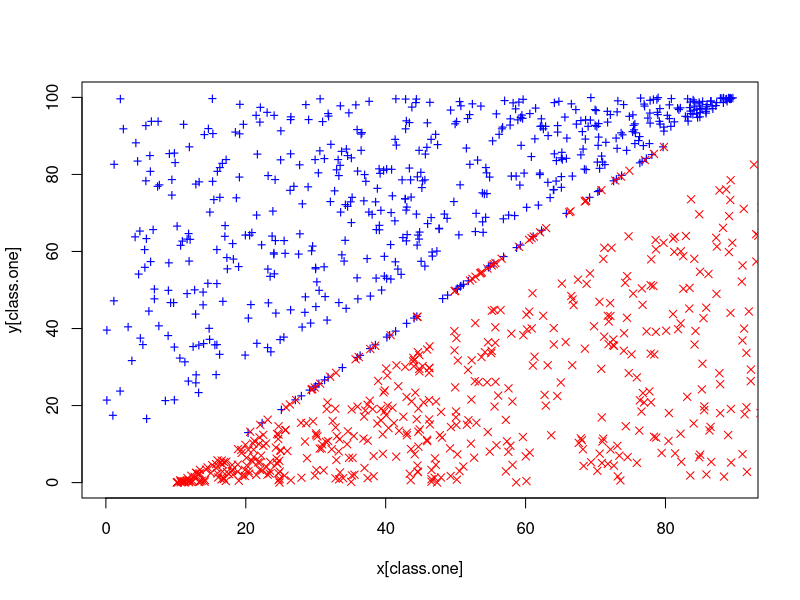

Write R code to recreate this figure. (Note: this script raises an error after producing the figure.)
## ---- chunk 1
set.seed(1)
x.one <- runif(500, 0, 90)
y.one <- runif(500, x.one + 10, 100)
x.one.noise <- runif(50, 20, 80)
y.one.noise <- 5/4 * (x.one.noise - 10) + 0.1
x.zero <- runif(500, 10, 100)
y.zero <- runif(500, 0, x.zero - 10)
x.zero.noise <- runif(50, 20, 80)
y.zero.noise <- 5/4 * (x.zero.noise - 10) - 0.1
class.one <- seq(1, 550)
x <- c(x.one, x.one.noise, x.zero, x.zero.noise)
y <- c(y.one, y.one.noise, y.zero, y.zero.noise)
plot(x[class.one], y[class.one], col = "blue", pch = "+", ylim = c(0, 100))
points(x[-class.one], y[-class.one], col = "red", pch = 4)
## ---- chunk 2
set.seed(2)
z <- rep(0, 1100)
z[class.one] <- 1
data <- data.frame(x = x, y = y, z = as.factor(z))
tune.out <- tune(svm, z ~ ., data = data, kernel = "linear", ranges = list(cost = c(0.01, 0.1, 1, 5, 10, 100, 1000, 10000)))

summary(tune.out)
## ---- chunk 3
x.test <- runif(1000, 0, 100)
class.one <- sample(1000, 500)
y.test <- rep(NA, 1000)

for (i in class.one) {
    y.test[i] <- runif(1, x.test[i], 100)
}
for (i in setdiff(1:1000, class.one)) {
    y.test[i] <- runif(1, 0, x.test[i])
}
plot(x.test[class.one], y.test[class.one], col = "blue", pch = "+")
points(x.test[-class.one], y.test[-class.one], col = "red", pch = 4)
set.seed(3)
z.test <- rep(0, 1000)
z.test[class.one] <- 1
data.test <- data.frame(x = x.test, y = y.test, z = as.factor(z.test))
costs <- c(0.01, 0.1, 1, 5, 10, 100, 1000, 10000)
test.err <- rep(NA, length(costs))
for (i in 1:length(costs)) {
    svm.fit <- svm(z ~ ., data = data, kernel = "linear", cost = costs[i])
    pred <- predict(svm.fit, data.test)
    test.err[i] <- sum(pred != data.test$z)
}
data.frame(cost = costs, misclass = test.err)
